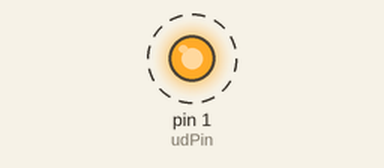
Bench run of a sketch on a simulated Arduino Uno, built with avr-gcc and run on an emulated ATmega328P. Parts: output pins drawn as LEDs (lit = HIGH). Dashed ring = blinking. Pins used as bus, display or sensor lines are not drawn.

Above: at 0.8 s.
Timing chart, 0 to 5.1 s (numbered marks = the images above):
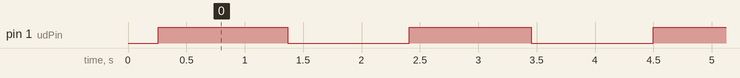

The sketch:

Sine_Wave_Generator.ino
```cpp
const int clkPin = 0;
const int udPin = 1;

const int pulseDelay = 1; //time in ms between pulsing clkPin on and off
const int period = 1000; //period of sine wave in ms
const int iterations = period/pulseDelay/2;

int counter;
int totalPulses;
int multiplier;

void setup(){

  pinMode(clkPin, OUTPUT);
  pinMode(udPin, OUTPUT);
  digitalWrite(clkPin, HIGH);
  digitalWrite(udPin, HIGH);
  reset();
  totalPulses = 0;
}


void loop(){
  Serial.print("\nInitializing...\nPulse Delay: ");
  Serial.print(pulseDelay);
  Serial.print("\nPeriod: ");
  Serial.print(period);
  Serial.print("\nTotal loop cycles: ");
  Serial.print(iterations);
  Serial.print("\n\n");

  totalPulses = 0;

  for (counter=0; counter < iterations; counter++){

    increment('u');
  }

  Serial.print("\n\nSwitching directions\n\n");

  for (counter=0; counter < iterations; counter++){

    increment('d');
  }
}

void reset(){

  digitalWrite(udPin, LOW);
  for(int i=0;i<255;i++){

    digitalWrite(clkPin, LOW);
    delay(pulseDelay);
    digitalWrite(clkPin, HIGH);
  }

  digitalWrite(udPin, HIGH);
  for(int i=0;i<64;i++){

    digitalWrite(clkPin, LOW);
    delay(pulseDelay);
    digitalWrite(clkPin, HIGH);
  }
}

void increment(char dir){

  double pulnum;

  if (dir == 'u'){

    digitalWrite(udPin, HIGH);
    multiplier = 1;
  }

  else if (dir == 'd'){

    digitalWrite(udPin, LOW);
    multiplier = -1;
  }


  pulnum = (.51*sin((2*3.14)*((double)counter*2/(double)iterations*2)+4.71)+.51);
  int numPulses = round(pulnum);

  Serial.print("\n\nNumber of pulses for this increment: ");
  Serial.print(pulnum);
  Serial.print(", ");
  Serial.print(numPulses);
  //Serial.print("\nDirection: ");
  //Serial.print(dir);
  //Serial.print("\nPulse Delay: ");
  //Serial.print(pulseDelay);
//  Serial.print("\nPeriod: ");
//  Serial.print(period);
  Serial.print("\nIterations: ");
  Serial.print(iterations);
  Serial.print("\nCounter: ");
  Serial.print(counter);
  Serial.print("\nTotal Pulses: ");
  Serial.print(totalPulses);

  for(int i = 0; i < numPulses; i++){
    digitalWrite(clkPin, LOW);
    delay(pulseDelay);
    digitalWrite(clkPin, HIGH);
    totalPulses = totalPulses + multiplier;
  }
}
```

Measured:
- by itself, pin 1 (udPin): alternates HIGH for 1.0 s and LOW for 1.0 s
